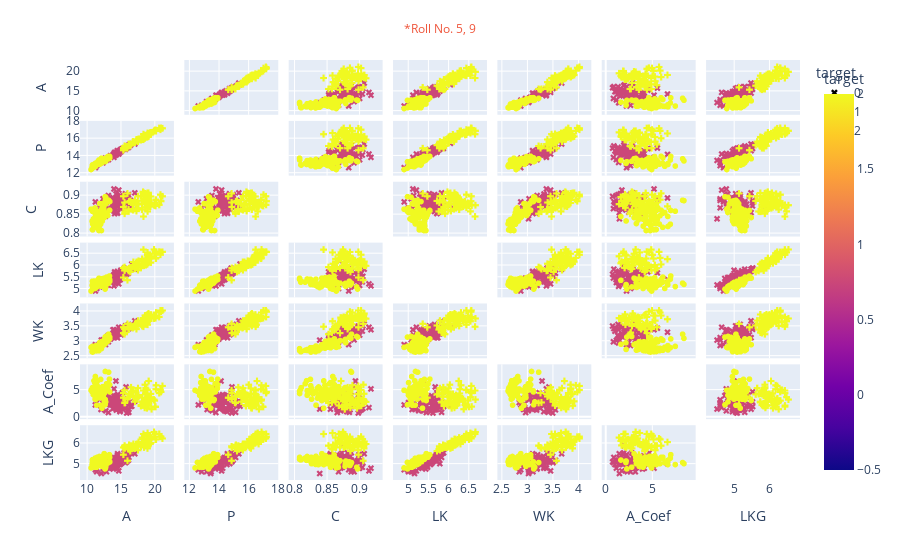

This figure's notebook cell:
### Code cell
import plotly.express as px

#features = ['area', 'perimeter', 'compactness', 'length of kernel', 'width of kernel',
 #           'asymmetry coefficient', 'length of kernel groove']

features = ['A', 'P', 'C', 'LK', 'WK', 'A_Coef', 'LKG']

symbol_map = {
    "Kama": "square",
    "Rosa": "star",
    "Canadian": "cross"
}


target_column = "target"

fig = px.scatter_matrix(
    df,
    dimensions=features,
   color=target_column,
  symbol=target_column,
    symbol_map=symbol_map
)
fig.update_traces(diagonal_visible=False)
fig.add_annotation(
    x=0.5, y=1.1, xref="paper", yref="paper",
    text="*Roll No. 5, 9", showarrow=False,
    font=dict(size=12, color=px.colors.qualitative.Plotly[1])
)
fig.show()
